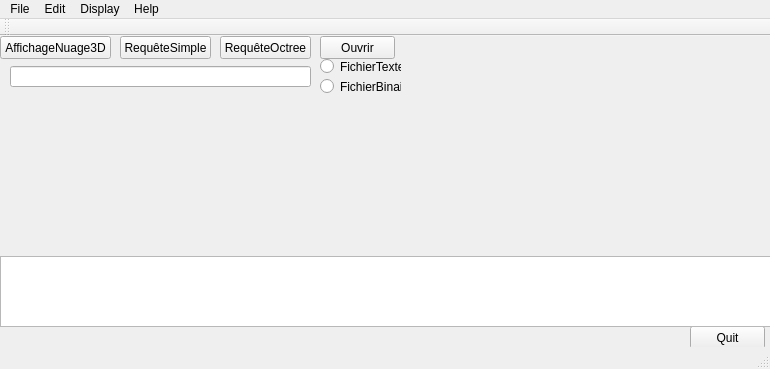
<?xml version="1.0" encoding="UTF-8"?>
<ui version="4.0">
 <class>MainWindow</class>
 <widget class="QMainWindow" name="MainWindow">
  <property name="geometry">
   <rect>
    <x>0</x>
    <y>0</y>
    <width>770</width>
    <height>369</height>
   </rect>
  </property>
  <property name="windowTitle">
   <string>MainWindow</string>
  </property>
  <widget class="QWidget" name="centralWidget">
   <widget class="QLineEdit" name="fileNameLE">
    <property name="geometry">
     <rect>
      <x>10</x>
      <y>30</y>
      <width>301</width>
      <height>21</height>
     </rect>
    </property>
   </widget>
   <widget class="QPushButton" name="openPB">
    <property name="geometry">
     <rect>
      <x>320</x>
      <y>0</y>
      <width>75</width>
      <height>23</height>
     </rect>
    </property>
    <property name="text">
     <string>Ouvrir</string>
    </property>
   </widget>
   <widget class="QPushButton" name="quitB">
    <property name="geometry">
     <rect>
      <x>690</x>
      <y>290</y>
      <width>75</width>
      <height>23</height>
     </rect>
    </property>
    <property name="text">
     <string>Quit</string>
    </property>
   </widget>
   <widget class="QRadioButton" name="textRB">
    <property name="geometry">
     <rect>
      <x>320</x>
      <y>20</y>
      <width>81</width>
      <height>21</height>
     </rect>
    </property>
    <property name="text">
     <string>FichierTexte</string>
    </property>
   </widget>
   <widget class="QRadioButton" name="binRB">
    <property name="geometry">
     <rect>
      <x>320</x>
      <y>40</y>
      <width>81</width>
      <height>21</height>
     </rect>
    </property>
    <property name="text">
     <string>FichierBinaire</string>
    </property>
   </widget>
   <widget class="QTextEdit" name="consoleTE">
    <property name="geometry">
     <rect>
      <x>0</x>
      <y>220</y>
      <width>771</width>
      <height>71</height>
     </rect>
    </property>
   </widget>
   <widget class="QPushButton" name="affichagePB">
    <property name="geometry">
     <rect>
      <x>0</x>
      <y>0</y>
      <width>111</width>
      <height>23</height>
     </rect>
    </property>
    <property name="text">
     <string>AffichageNuage3D</string>
    </property>
   </widget>
   <widget class="QPushButton" name="requeteSimplePB">
    <property name="geometry">
     <rect>
      <x>120</x>
      <y>0</y>
      <width>91</width>
      <height>23</height>
     </rect>
    </property>
    <property name="text">
     <string>RequêteSimple</string>
    </property>
   </widget>
   <widget class="QPushButton" name="requeteOctreePB">
    <property name="geometry">
     <rect>
      <x>220</x>
      <y>0</y>
      <width>91</width>
      <height>23</height>
     </rect>
    </property>
    <property name="text">
     <string>RequêteOctree</string>
    </property>
   </widget>
  </widget>
  <widget class="QMenuBar" name="menuBar">
   <property name="geometry">
    <rect>
     <x>0</x>
     <y>0</y>
     <width>770</width>
     <height>21</height>
    </rect>
   </property>
   <widget class="QMenu" name="menuBenchOKR">
    <property name="title">
     <string>File</string>
    </property>
    <addaction name="actionOubri"/>
    <addaction name="actionClose_all"/>
    <addaction name="actionQuit"/>
   </widget>
   <widget class="QMenu" name="menuEdit">
    <property name="title">
     <string>Edit</string>
    </property>
    <widget class="QMenu" name="menuKd_Tree">
     <property name="title">
      <string>Kd-Tree</string>
     </property>
     <addaction name="actionComupe"/>
    </widget>
    <widget class="QMenu" name="menuOctree">
     <property name="title">
      <string>Octree</string>
     </property>
     <addaction name="actionCompute_3"/>
    </widget>
    <widget class="QMenu" name="menuR_Tree">
     <property name="title">
      <string>R-Tree</string>
     </property>
     <addaction name="actionCompute_4"/>
    </widget>
    <addaction name="menuKd_Tree"/>
    <addaction name="menuOctree"/>
    <addaction name="menuR_Tree"/>
   </widget>
   <widget class="QMenu" name="menuDisplay">
    <property name="title">
     <string>Display</string>
    </property>
   </widget>
   <widget class="QMenu" name="menuHelp">
    <property name="title">
     <string>Help</string>
    </property>
   </widget>
   <addaction name="menuBenchOKR"/>
   <addaction name="menuEdit"/>
   <addaction name="menuDisplay"/>
   <addaction name="menuHelp"/>
  </widget>
  <widget class="QToolBar" name="mainToolBar">
   <attribute name="toolBarArea">
    <enum>TopToolBarArea</enum>
   </attribute>
   <attribute name="toolBarBreak">
    <bool>false</bool>
   </attribute>
  </widget>
  <widget class="QStatusBar" name="statusBar"/>
  <action name="actionOubri">
   <property name="text">
    <string>Open</string>
   </property>
  </action>
  <action name="actionClose_all">
   <property name="text">
    <string>Close all</string>
   </property>
  </action>
  <action name="actionQuit">
   <property name="text">
    <string>Quit</string>
   </property>
  </action>
  <action name="actionComupe">
   <property name="text">
    <string>Compute</string>
   </property>
  </action>
  <action name="actionCompute">
   <property name="text">
    <string>Compute</string>
   </property>
  </action>
  <action name="actionCompute_2">
   <property name="text">
    <string>Compute</string>
   </property>
  </action>
  <action name="actionCompute_3">
   <property name="text">
    <string>Compute</string>
   </property>
  </action>
  <action name="actionCompute_4">
   <property name="text">
    <string>Compute</string>
   </property>
  </action>
 </widget>
 <layoutdefault spacing="6" margin="11"/>
 <resources/>
 <connections/>
</ui>
